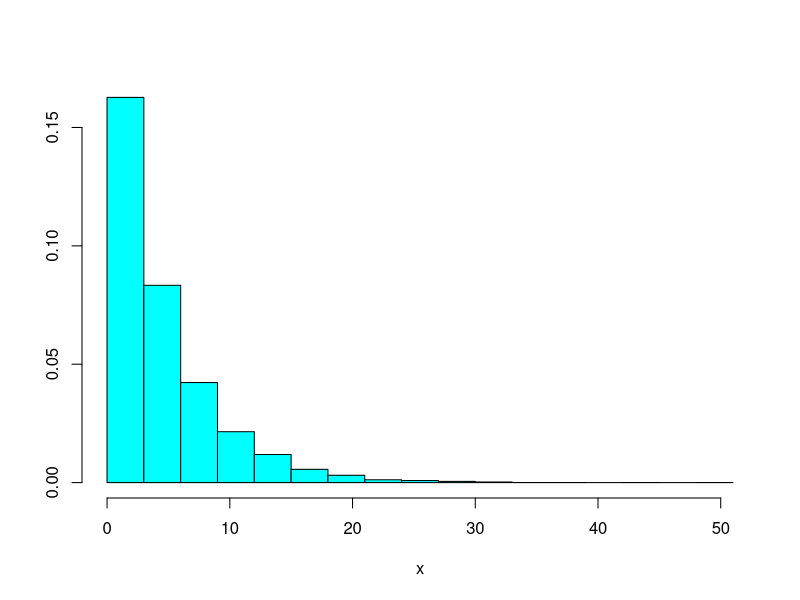
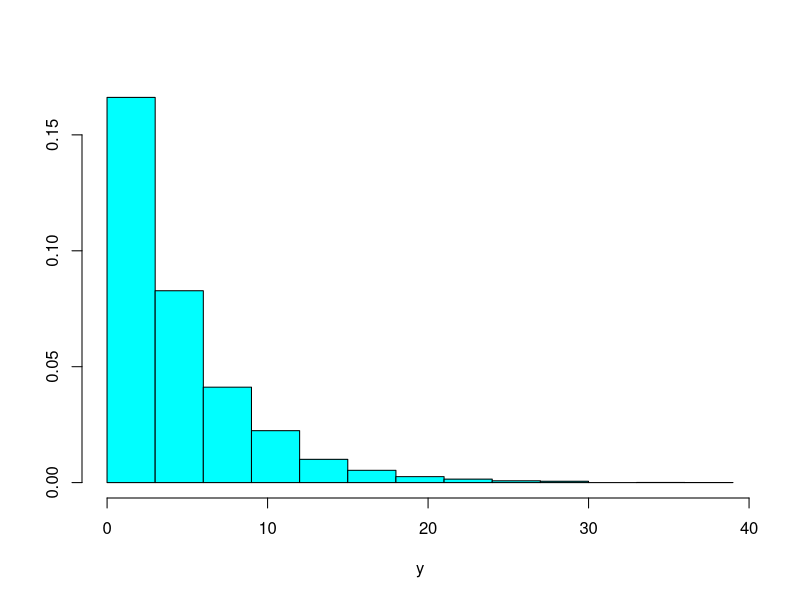
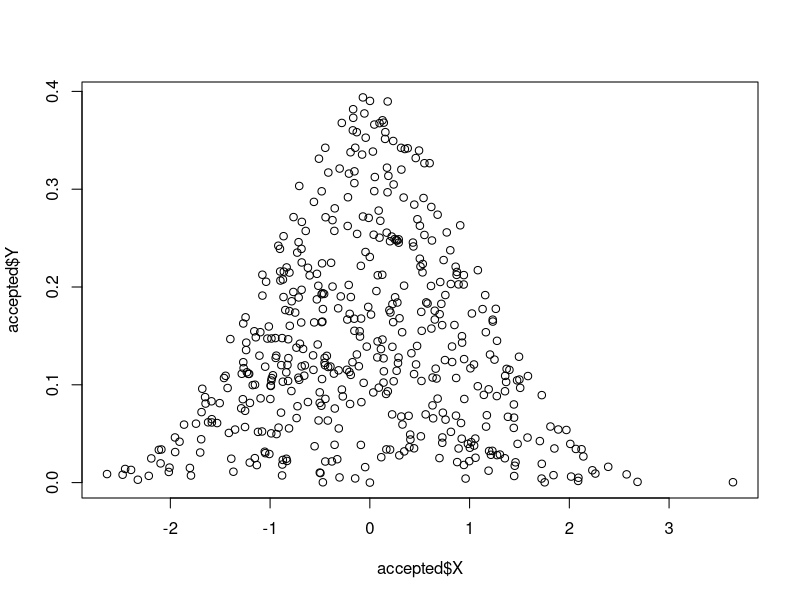

Source code (R) for these figures, in order:
## ---- chunk 1
# Sampled geom.
u <- runif(n=10000)
x <- qgeom(u, prob=.2)
# Reference geom.
y <- rgeom(n=10000, prob=.2)

library(MASS)
truehist(x, h=3)
truehist(y, h=3)
## ---- chunk 2
# Draw a sample from our proposed distribution, z.
# Draw a sample uniformly from 0 up to u = q(z).
# If u < p(z), then keep it! We have a uniform sample from under p at z.
# Otherwise reject

sample_proposed <- function() {
  rnorm(n=1)
}

proposed_density <- function(z) {
  2 * dnorm(x = z)
}

target_density <- function(z) {
  dnorm(x = z)
}

NSAMPLES = 1000
accepted <- data.frame()
rejected <- data.frame()
for(i in 1:NSAMPLES) {
  z = sample_proposed()
  u = runif(n=1, min=0, max=proposed_density(z))
  if(u <= target_density(z)){
    # Accept the sample
    accepted <- rbind(accepted, c(z, u))
  } else {
    rejected <- rbind(rejected, c(z, u))
  }
}
colnames(accepted) <- c("X", "Y")

plot(accepted$X, accepted$Y)

# Verify this is right by counting the % of samples between -2 and 2. Should be ~96%
pct_twosd <- sum(abs(accepted$X) <= 2) / nrow(accepted)
sprintf("Percentage of samples between two standard deviations of mean is %.2f", pct_twosd)

